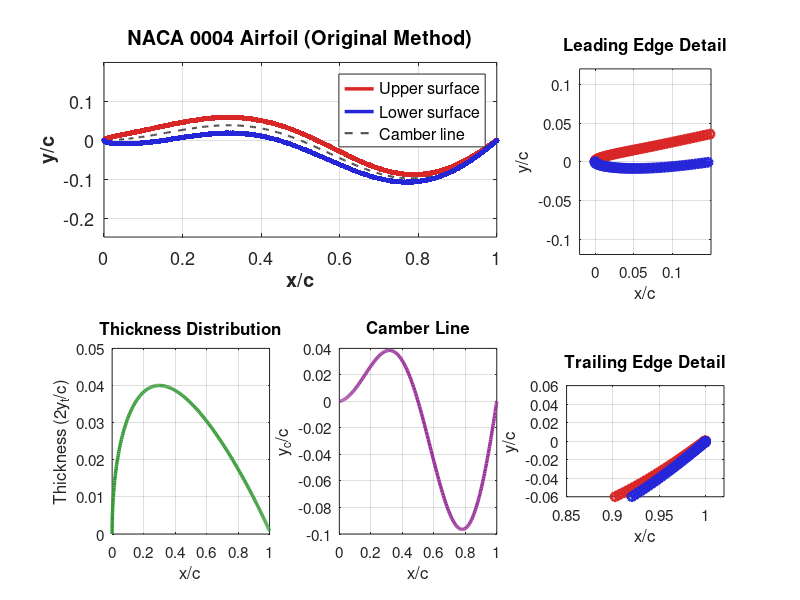

MATLAB code for this plot: (Note: this script raises an error after producing the figure.)
%% ================================================================
%  NACA 4-Digit Airfoil Generator - Original/Standard Method
%
%  Implements the classic NACA 4-digit airfoil equations as described
%  in aerospace engineering textbooks (Abbott & Von Doenhoff, etc.)
%
%  Features:
%  - Standard thickness distribution (NACA 00xx series)
%  - Optional camber line (manuscript midline or custom)
%  - Perpendicular offset construction
%  - Cosine clustering for leading edge resolution
%  - High-quality visualization
%
%  Reference:
%  Abbott, I. H., & Von Doenhoff, A. E. (1959).
%  Theory of Wing Sections. Dover Publications.
% ================================================================

clear; clc; close all;

%% ---------------- User Configuration ----------------
save_plots = true;
save_coords = true;
% Use centralized output directory
output_base = fullfile(fileparts(pwd), 'output');
plot_dir = fullfile(output_base, 'images');
data_dir = fullfile(output_base, 'data');

if save_plots && ~exist(plot_dir, 'dir'), mkdir(plot_dir); end
if save_coords && ~exist(data_dir, 'dir'), mkdir(data_dir); end

%% ---------------- Airfoil Parameters ----------------
thickness_list = [0.04, 0.08, 0.12, 0.16, 0.20, 0.24];  % NACA 00xx
L = 1.0;  % chord length [m]

% NACA 4-digit thickness coefficients
a0 =  0.2969;   % √x term
a1 = -0.1260;   % x term
a2 = -0.3516;   % x² term
a3 =  0.2843;   % x³ term
a4 = -0.1015;   % x⁴ term (closed trailing edge)

%% ---------------- Camber Line Options ----------------
camber_type = 'manuscript';  % Options: 'none', 'manuscript', 'naca2412', 'custom'

% Manuscript camber line parameters
Amax = 0.125;

%% ---------------- Discretization ----------------
Nx = 256;  % number of points (cosine clustering)

% Cosine clustering (concentrates points at leading/trailing edges)
beta = linspace(0, pi, Nx);
x = 0.5 * (1 - cos(beta));  % x ∈ [0,1]

%% ---------------- Main Loop ----------------
fprintf('\n================================================================\n');
fprintf('  NACA 4-Digit Airfoil Generator - Original Method\n');
fprintf('================================================================\n\n');

for it = 1:length(thickness_list)
    t = thickness_list(it);
    tag = sprintf('%04d', round(100*t));

    fprintf('Generating NACA %s (t = %.2f)...\n', tag, t);

    %% ---- Camber Line ----
    switch camber_type
        case 'none'
            y_c = zeros(size(x));
            dyc_dx = zeros(size(x));

        case 'manuscript'
            % Manuscript midline: y_c = Amax * ((x+0.03125)/1.03125) * sin(2πx)
            y_c = Amax * ((x + 0.03125)/1.03125) .* sin(2*pi*x);
            dyc_dx = Amax * ( (1/1.03125)*sin(2*pi*x) + ...
                            ((x + 0.03125)/1.03125).*(2*pi*cos(2*pi*x)) );

        case 'naca2412'
            % Standard NACA 4-digit camber (2% max camber at 40% chord)
            p = 0.4;   % position of max camber
            m = 0.02;  % max camber

            y_c = zeros(size(x));
            dyc_dx = zeros(size(x));

            for i = 1:length(x)
                if x(i) < p
                    y_c(i) = (m/p^2) * (2*p*x(i) - x(i)^2);
                    dyc_dx(i) = (2*m/p^2) * (p - x(i));
                else
                    y_c(i) = (m/(1-p)^2) * ((1-2*p) + 2*p*x(i) - x(i)^2);
                    dyc_dx(i) = (2*m/(1-p)^2) * (p - x(i));
                end
            end

        case 'custom'
            % Add your custom camber line here
            y_c = zeros(size(x));
            dyc_dx = zeros(size(x));
    end

    %% ---- Thickness Distribution ----
    % Standard NACA formula: y_t = 5t [a0*√x + a1*x + a2*x² + a3*x³ + a4*x⁴]
    y_t = 5 * t * ( a0*sqrt(x) + a1*x + a2*x.^2 + a3*x.^3 + a4*x.^4 );
    y_t = max(y_t, 0);  % ensure non-negative

    %% ---- Surface Construction ----
    % Angle of camber line (for perpendicular offset)
    theta = atan(dyc_dx);

    % Upper surface (offset perpendicular to camber line)
    x_upper = x - y_t .* sin(theta);
    y_upper = y_c + y_t .* cos(theta);

    % Lower surface
    x_lower = x + y_t .* sin(theta);
    y_lower = y_c - y_t .* cos(theta);

    %% ---- Volume/Area Calculation ----
    % Analytical area (exact integration)
    A_analytic = trapz(x, 2*y_t);

    % Polygon area (numerical)
    px = [x_upper, fliplr(x_lower)];
    py = [y_upper, fliplr(y_lower)];
    A_polygon = abs(polyarea(px, py));

    % Error
    A_error = abs(A_polygon - A_analytic);
    A_error_pct = 100 * A_error / A_analytic;

    fprintf('  Analytical area: %.10e\n', A_analytic);
    fprintf('  Polygon area:    %.10e\n', A_polygon);
    fprintf('  Error:           %.6e (%.4f%%)\n', A_error, A_error_pct);
    fprintf('  Points:          %d\n', length(px));

    %% ---- Save Coordinates ----
    if save_coords
        % Save in standard airfoil coordinate format
        coords_file = fullfile(data_dir, sprintf('NACA%s_coords.dat', tag));
        fid = fopen(coords_file, 'w');
        fprintf(fid, 'NACA %s Airfoil\n', tag);
        fprintf(fid, '%d points\n', 2*Nx);
        fprintf(fid, 'x/c             y/c\n');

        % Standard format: start at TE upper, go to LE, then LE to TE lower
        for i = Nx:-1:1
            fprintf(fid, '%16.12f  %16.12f\n', x_upper(i), y_upper(i));
        end
        for i = 1:Nx
            fprintf(fid, '%16.12f  %16.12f\n', x_lower(i), y_lower(i));
        end
        fclose(fid);

        % Save area data
        area_file = fullfile(data_dir, sprintf('NACA%s_area.txt', tag));
        fid = fopen(area_file, 'w');
        fprintf(fid, 'NACA %s Area Analysis\n', tag);
        fprintf(fid, 'Thickness ratio: %.2f\n', t);
        fprintf(fid, 'Analytical area: %.15e\n', A_analytic);
        fprintf(fid, 'Polygon area:    %.15e\n', A_polygon);
        fprintf(fid, 'Error:           %.6e (%.4f%%)\n', A_error, A_error_pct);
        fprintf(fid, 'Number of points: %d\n', 2*Nx);
        fclose(fid);

        fprintf('  Saved: %s\n', coords_file);
    end

    %% ---- Visualization ----
    if save_plots
        fig = figure('Visible', 'off', 'Position', [100 100 1600 1000]);

        % ---- Subplot 1: Full Airfoil ----
        subplot(2,3,[1 2]);
        hold on;
        plot(x_upper, y_upper, '-', 'LineWidth', 2.5, 'Color', [0.85 0.15 0.15]);
        plot(x_lower, y_lower, '-', 'LineWidth', 2.5, 'Color', [0.15 0.15 0.85]);
        if ~strcmp(camber_type, 'none')
            plot(x, y_c, '--', 'LineWidth', 1.5, 'Color', [0.3 0.3 0.3]);
        end
        plot(x_upper, y_upper, 'o', 'MarkerSize', 4, 'MarkerFaceColor', [0.85 0.15 0.15], ...
            'MarkerEdgeColor', 'none', 'LineWidth', 0.5);
        plot(x_lower, y_lower, 'o', 'MarkerSize', 4, 'MarkerFaceColor', [0.15 0.15 0.85], ...
            'MarkerEdgeColor', 'none', 'LineWidth', 0.5);
        axis equal; grid on; box on;
        xlabel('x/c', 'FontSize', 14, 'FontWeight', 'bold');
        ylabel('y/c', 'FontSize', 14, 'FontWeight', 'bold');
        title(sprintf('NACA %s Airfoil (Original Method)', tag), 'FontSize', 16, 'FontWeight', 'bold');
        if ~strcmp(camber_type, 'none')
            legend({'Upper surface', 'Lower surface', 'Camber line'}, 'Location', 'best', 'FontSize', 12);
        else
            legend({'Upper surface', 'Lower surface'}, 'Location', 'best', 'FontSize', 12);
        end
        set(gca, 'FontSize', 13);

        % ---- Subplot 2: Leading Edge Detail ----
        subplot(2,3,3);
        hold on;
        plot(x_upper, y_upper, '-o', 'LineWidth', 2.0, 'MarkerSize', 6, 'Color', [0.85 0.15 0.15]);
        plot(x_lower, y_lower, '-o', 'LineWidth', 2.0, 'MarkerSize', 6, 'Color', [0.15 0.15 0.85]);
        axis equal; grid on; box on;
        xlabel('x/c', 'FontSize', 12);
        ylabel('y/c', 'FontSize', 12);
        title('Leading Edge Detail', 'FontSize', 14, 'FontWeight', 'bold');
        xlim([-0.02 0.15]);
        ylim([-0.12 0.12]);
        set(gca, 'FontSize', 11);

        % ---- Subplot 3: Trailing Edge Detail ----
        subplot(2,3,6);
        hold on;
        plot(x_upper, y_upper, '-o', 'LineWidth', 2.0, 'MarkerSize', 6, 'Color', [0.85 0.15 0.15]);
        plot(x_lower, y_lower, '-o', 'LineWidth', 2.0, 'MarkerSize', 6, 'Color', [0.15 0.15 0.85]);
        axis equal; grid on; box on;
        xlabel('x/c', 'FontSize', 12);
        ylabel('y/c', 'FontSize', 12);
        title('Trailing Edge Detail', 'FontSize', 14, 'FontWeight', 'bold');
        xlim([0.85 1.02]);
        ylim([-0.06 0.06]);
        set(gca, 'FontSize', 11);

        % ---- Subplot 4: Thickness Distribution ----
        subplot(2,3,4);
        plot(x, 2*y_t, '-', 'LineWidth', 2.5, 'Color', [0.2 0.6 0.2]);
        grid on; box on;
        xlabel('x/c', 'FontSize', 12);
        ylabel('Thickness (2y_t/c)', 'FontSize', 12);
        title('Thickness Distribution', 'FontSize', 14, 'FontWeight', 'bold');
        set(gca, 'FontSize', 11);

        % ---- Subplot 5: Camber Line ----
        subplot(2,3,5);
        if ~strcmp(camber_type, 'none')
            plot(x, y_c, '-', 'LineWidth', 2.5, 'Color', [0.6 0.2 0.6]);
            grid on; box on;
            xlabel('x/c', 'FontSize', 12);
            ylabel('y_c/c', 'FontSize', 12);
            title('Camber Line', 'FontSize', 14, 'FontWeight', 'bold');
        else
            text(0.5, 0.5, 'No Camber\n(Symmetric Airfoil)', ...
                'HorizontalAlignment', 'center', 'FontSize', 14, 'FontWeight', 'bold');
            axis off;
        end
        set(gca, 'FontSize', 11);

        % Overall title with area info
        sgtitle(sprintf('NACA %s - Area = %.8f (Error: %.4f%%)', tag, A_polygon, A_error_pct), ...
            'FontSize', 18, 'FontWeight', 'bold');

        % Save
        outname = fullfile(plot_dir, sprintf('NACA%s_original.png', tag));
        exportgraphics(fig, outname, 'Resolution', 300);
        close(fig);

        fprintf('  Saved: %s\n', outname);
    end

    fprintf('\n');
end

fprintf('================================================================\n');
fprintf('DONE. All airfoils generated using original NACA method.\n');
if save_coords
    fprintf('Coordinate files: %s\n', data_dir);
end
if save_plots
    fprintf('Plot files:       %s\n', plot_dir);
end
fprintf('================================================================\n\n');
